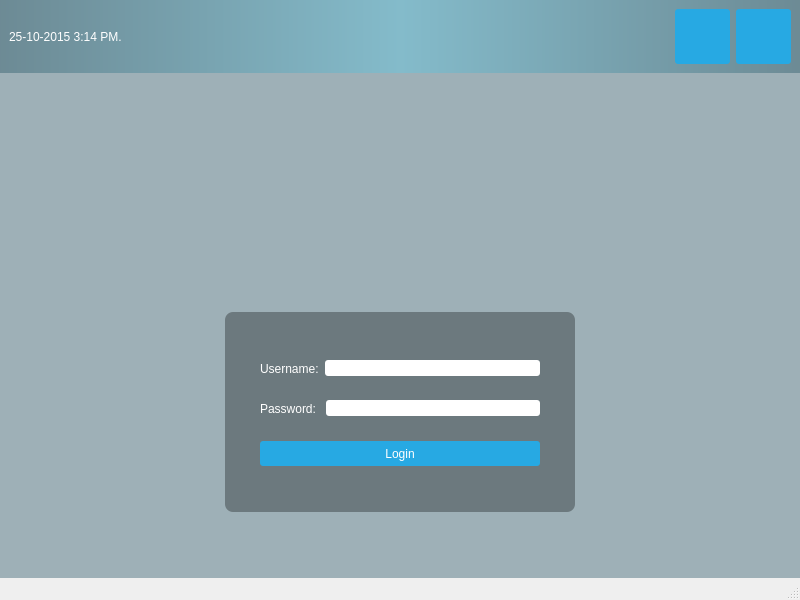
<?xml version="1.0" encoding="UTF-8"?>
<ui version="4.0">
 <class>MainWindow</class>
 <widget class="QMainWindow" name="MainWindow">
  <property name="geometry">
   <rect>
    <x>0</x>
    <y>0</y>
    <width>800</width>
    <height>600</height>
   </rect>
  </property>
  <property name="windowTitle">
   <string>MainWindow</string>
  </property>
  <property name="styleSheet">
   <string notr="true">#centralwidget {
	 background: rgba( 32,80, 96, 100); 
	 border-image: url(:/images/login_bg.png);
}

#topPanel {
	background-color: qlineargradient(spread:reflect, x1:0.5, y1:0, x2:0, y2:0, stop:0 rgba(91, 204, 233, 100), stop:1 rgba(32, 80, 96, 100));
}

#loginForm {
	background: rgba(0,0,0,80);
	border-radius: 8px;
}

QLabel { color: white; }

QLineEdit {  border-radius: 3px; }

QPushButton {
	color: white;
	background-color: #27a9e3;
	border-width: 0px;
	border-radius: 3px;
}

QPushButton:hover  { background-color: #66c011; }</string>
  </property>
  <widget class="QWidget" name="centralwidget">
   <layout class="QVBoxLayout" name="verticalLayout">
    <property name="leftMargin">
     <number>0</number>
    </property>
    <property name="topMargin">
     <number>0</number>
    </property>
    <property name="rightMargin">
     <number>0</number>
    </property>
    <property name="bottomMargin">
     <number>0</number>
    </property>
    <item>
     <widget class="QWidget" name="topPanel" native="true">
      <layout class="QHBoxLayout" name="horizontalLayout">
       <item>
        <widget class="QLabel" name="currentDateTime">
         <property name="text">
          <string>25-10-2015 3:14 PM.</string>
         </property>
        </widget>
       </item>
       <item>
        <spacer name="horizontalSpacer">
         <property name="orientation">
          <enum>Qt::Horizontal</enum>
         </property>
         <property name="sizeHint" stdset="0">
          <size>
           <width>40</width>
           <height>20</height>
          </size>
         </property>
        </spacer>
       </item>
       <item>
        <widget class="QPushButton" name="restartButton">
         <property name="minimumSize">
          <size>
           <width>55</width>
           <height>55</height>
          </size>
         </property>
         <property name="text">
          <string/>
         </property>
         <property name="icon">
          <iconset resource="resources.qrc">
           <normaloff>:/icons/restart_icon.png</normaloff>:/icons/restart_icon.png</iconset>
         </property>
         <property name="iconSize">
          <size>
           <width>50</width>
           <height>50</height>
          </size>
         </property>
         <property name="checkable">
          <bool>false</bool>
         </property>
        </widget>
       </item>
       <item>
        <widget class="QPushButton" name="shutdownButton">
         <property name="minimumSize">
          <size>
           <width>55</width>
           <height>55</height>
          </size>
         </property>
         <property name="text">
          <string/>
         </property>
         <property name="icon">
          <iconset resource="resources.qrc">
           <normaloff>:/icons/shutdown_icon.png</normaloff>:/icons/shutdown_icon.png</iconset>
         </property>
         <property name="iconSize">
          <size>
           <width>50</width>
           <height>50</height>
          </size>
         </property>
        </widget>
       </item>
      </layout>
     </widget>
    </item>
    <item>
     <spacer name="verticalSpacer_3">
      <property name="orientation">
       <enum>Qt::Vertical</enum>
      </property>
      <property name="sizeHint" stdset="0">
       <size>
        <width>20</width>
        <height>40</height>
       </size>
      </property>
     </spacer>
    </item>
    <item>
     <layout class="QHBoxLayout" name="horizontalLayout_2">
      <property name="topMargin">
       <number>0</number>
      </property>
      <item>
       <widget class="QLabel" name="logo">
        <property name="sizePolicy">
         <sizepolicy hsizetype="Fixed" vsizetype="Fixed">
          <horstretch>0</horstretch>
          <verstretch>0</verstretch>
         </sizepolicy>
        </property>
        <property name="minimumSize">
         <size>
          <width>150</width>
          <height>150</height>
         </size>
        </property>
        <property name="styleSheet">
         <string notr="true"/>
        </property>
        <property name="text">
         <string/>
        </property>
        <property name="pixmap">
         <pixmap resource="resources.qrc">:/images/logo.png</pixmap>
        </property>
       </widget>
      </item>
     </layout>
    </item>
    <item>
     <spacer name="verticalSpacer_4">
      <property name="orientation">
       <enum>Qt::Vertical</enum>
      </property>
      <property name="sizeType">
       <enum>QSizePolicy::Minimum</enum>
      </property>
      <property name="sizeHint" stdset="0">
       <size>
        <width>20</width>
        <height>10</height>
       </size>
      </property>
     </spacer>
    </item>
    <item>
     <layout class="QHBoxLayout" name="horizontalLayout_3">
      <property name="topMargin">
       <number>0</number>
      </property>
      <item>
       <widget class="QWidget" name="loginForm" native="true">
        <property name="sizePolicy">
         <sizepolicy hsizetype="Fixed" vsizetype="Fixed">
          <horstretch>0</horstretch>
          <verstretch>0</verstretch>
         </sizepolicy>
        </property>
        <property name="minimumSize">
         <size>
          <width>350</width>
          <height>200</height>
         </size>
        </property>
        <property name="styleSheet">
         <string notr="true"/>
        </property>
        <layout class="QVBoxLayout" name="verticalLayout_2">
         <property name="leftMargin">
          <number>35</number>
         </property>
         <property name="topMargin">
          <number>35</number>
         </property>
         <property name="rightMargin">
          <number>35</number>
         </property>
         <property name="bottomMargin">
          <number>35</number>
         </property>
         <item>
          <layout class="QHBoxLayout" name="horizontalLayout_6">
           <item>
            <widget class="QLabel" name="username">
             <property name="minimumSize">
              <size>
               <width>0</width>
               <height>25</height>
              </size>
             </property>
             <property name="text">
              <string>Username:</string>
             </property>
            </widget>
           </item>
           <item>
            <widget class="QLineEdit" name="lineEdit"/>
           </item>
          </layout>
         </item>
         <item>
          <layout class="QHBoxLayout" name="horizontalLayout_4">
           <item>
            <widget class="QLabel" name="password">
             <property name="minimumSize">
              <size>
               <width>0</width>
               <height>25</height>
              </size>
             </property>
             <property name="text">
              <string>Password: </string>
             </property>
            </widget>
           </item>
           <item>
            <widget class="QLineEdit" name="lineEdit_2"/>
           </item>
          </layout>
         </item>
         <item>
          <spacer name="verticalSpacer_2">
           <property name="orientation">
            <enum>Qt::Vertical</enum>
           </property>
           <property name="sizeType">
            <enum>QSizePolicy::Fixed</enum>
           </property>
           <property name="sizeHint" stdset="0">
            <size>
             <width>20</width>
             <height>5</height>
            </size>
           </property>
          </spacer>
         </item>
         <item>
          <widget class="QPushButton" name="loginButton">
           <property name="minimumSize">
            <size>
             <width>0</width>
             <height>25</height>
            </size>
           </property>
           <property name="text">
            <string>Login</string>
           </property>
          </widget>
         </item>
        </layout>
       </widget>
      </item>
     </layout>
    </item>
    <item>
     <spacer name="verticalSpacer">
      <property name="orientation">
       <enum>Qt::Vertical</enum>
      </property>
      <property name="sizeHint" stdset="0">
       <size>
        <width>20</width>
        <height>40</height>
       </size>
      </property>
     </spacer>
    </item>
   </layout>
  </widget>
  <widget class="QMenuBar" name="menubar">
   <property name="geometry">
    <rect>
     <x>0</x>
     <y>0</y>
     <width>800</width>
     <height>22</height>
    </rect>
   </property>
  </widget>
  <widget class="QStatusBar" name="statusbar"/>
 </widget>
 <resources>
  <include location="resources.qrc"/>
 </resources>
 <connections/>
</ui>
